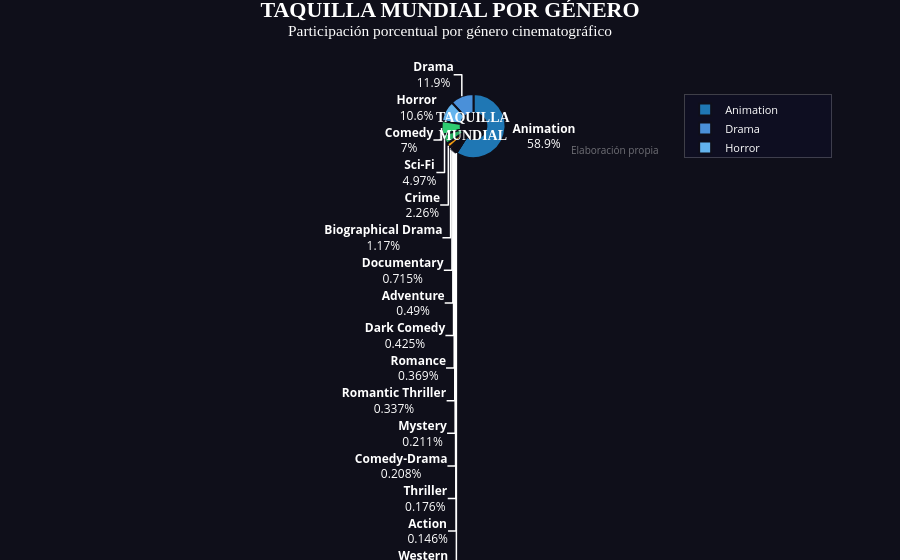

This figure's notebook cell:
### Code cell
import plotly.graph_objects as go

# ── Preparar datos ────────────────────────────────────────────────────────────
df_pie = (
    a24.groupby("GENERO")
    .agg(taquilla=("TAQUILLA MUNDIAL", "sum"))
    .reset_index()
    .sort_values("taquilla", ascending=False)
)

# ── Figura ────────────────────────────────────────────────────────────────────
fig = go.Figure(
    go.Pie(
        labels=df_pie["GENERO"],
        values=df_pie["taquilla"],
        hole=0.4,                            # donut para mejor legibilidad
        texttemplate="<b>%{label}</b><br>%{percent}",
        textfont=dict(size=12, color="white"),
        hovertemplate="<b>%{label}</b><br>Taquilla: $%{value:,.0f}<br>%{percent}<extra></extra>",
        marker=dict(
            colors=[
                "#1f77b4","#4a90d9","#63b3ed","#2ecc71","#27ae60",
                "#f39c12","#e74c3c","#9b59b6","#1abc9c","#e67e22",
                "#3498db","#e91e63","#ff5722","#607d8b","#795548",
            ],
            line=dict(color="#0f0f1a", width=2),
        ),
    )
)

# ── Layout ────────────────────────────────────────────────────────────────────
fig.update_layout(
    title=dict(
        text="<b>TAQUILLA MUNDIAL POR GÉNERO</b><br><sup>Participación porcentual por género cinematográfico</sup>",
        font=dict(size=22, color="white", family="Arial Black"),
        x=0.5,
        xanchor="center",
        y=0.97,
    ),

    paper_bgcolor="#0f0f1a",
    plot_bgcolor="#0f0f1a",

    legend=dict(
        font=dict(color="white", size=11),
        bgcolor="rgba(15,15,35,0.85)",
        bordercolor="rgba(255,255,255,0.2)",
        borderwidth=1,
        x=1.05,
        y=0.5,
        xanchor="left",
        yanchor="middle",
    ),

    font=dict(color="white"),
    margin={"r": 180, "t": 100, "l": 20, "b": 20},
    height=560,

    annotations=[
        # Etiqueta central del donut
        dict(
            text="<b>TAQUILLA<br>MUNDIAL</b>",
            x=0.5, y=0.5,
            font=dict(size=14, color="white", family="Arial Black"),
            showarrow=False,
        ),
        # Fuente
        dict(
            text="Elaboración propia",
            x=0.99, y=-0.02,
            xref="paper", yref="paper",
            showarrow=False,
            font=dict(size=10, color="rgba(255,255,255,0.4)"),
            xanchor="right",
        ),
    ],
)

fig.show()

### Figure 1 — Plotly figure (JSON) as saved in the notebook; plotly's stock layout.template omitted (floating-point values rounded to 4 significant figures)
{"data": [{"hole": 0.4, "hovertemplate": "<b>%{label}</b><br>Taquilla: $%{value:,.0f}<br>%{percent}<extra></extra>", "labels": ["Animation", "Drama", "Horror", "Comedy", "Sci-Fi", "Crime", "Biographical Drama", "Documentary", "Adventure", "Dark Comedy", "Romance", "Romantic Thriller", "Mystery", "Comedy-Drama", "Thriller", "Action", "Western"], "marker": {"colors": ["#1f77b4", "#4a90d9", "#63b3ed", "#2ecc71", "#27ae60", "#f39c12", "#e74c3c", "#9b59b6", "#1abc9c", "#e67e22", "#3498db", "#e91e63", "#ff5722", "#607d8b", "#795548"], "line": {"color": "#0f0f1a", "width": 2}}, "textfont": {"color": "white", "size": 12}, "texttemplate": "<b>%{label}</b><br>%{percent}", "type": "pie", "values": [2272103547, 458289390, 408739866, 270001172, 191427411, 86949430, 45000000, 27552550, 18888418, 16400000, 14233894, 13000000, 8144321, 8000000, 6797082, 5612113, 3813437]}], "layout": {"annotations": [{"font": {"color": "white", "family": "Arial Black", "size": 14}, "showarrow": false, "text": "<b>TAQUILLA<br>MUNDIAL</b>", "x": 0.5, "y": 0.5}, {"font": {"color": "rgba(255,255,255,0.4)", "size": 10}, "showarrow": false, "text": "Elaboración propia", "x": 0.99, "xanchor": "right", "xref": "paper", "y": -0.02, "yref": "paper"}], "font": {"color": "white"}, "height": 560, "legend": {"bgcolor": "rgba(15,15,35,0.85)", "bordercolor": "rgba(255,255,255,0.2)", "borderwidth": 1, "font": {"color": "white", "size": 11}, "x": 1.05, "xanchor": "left", "y": 0.5, "yanchor": "middle"}, "margin": {"b": 20, "l": 20, "r": 180, "t": 100}, "paper_bgcolor": "#0f0f1a", "plot_bgcolor": "#0f0f1a", "title": {"font": {"color": "white", "family": "Arial Black", "size": 22}, "text": "<b>TAQUILLA MUNDIAL POR GÉNERO</b><br><sup>Participación porcentual por género cinematográfico</sup>", "x": 0.5, "xanchor": "center", "y": 0.97}}}
